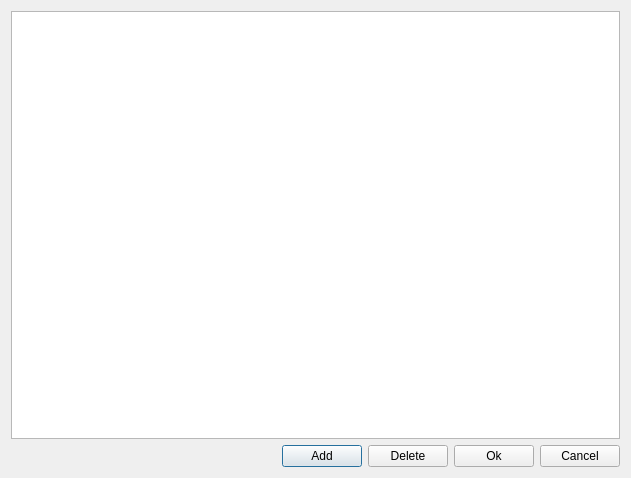
<?xml version="1.0" encoding="UTF-8"?>
<ui version="4.0">
 <class>CAddFilesDialog</class>
 <widget class="QDialog" name="CAddFilesDialog">
  <property name="geometry">
   <rect>
    <x>0</x>
    <y>0</y>
    <width>631</width>
    <height>478</height>
   </rect>
  </property>
  <property name="windowTitle">
   <string>Dialog</string>
  </property>
  <layout class="QVBoxLayout" name="verticalLayout">
   <item>
    <widget class="QTableView" name="tableView">
     <property name="selectionMode">
      <enum>QAbstractItemView::SingleSelection</enum>
     </property>
     <property name="selectionBehavior">
      <enum>QAbstractItemView::SelectRows</enum>
     </property>
    </widget>
   </item>
   <item>
    <layout class="QHBoxLayout" name="horizontalLayout">
     <item>
      <spacer name="horizontalSpacer">
       <property name="orientation">
        <enum>Qt::Horizontal</enum>
       </property>
       <property name="sizeHint" stdset="0">
        <size>
         <width>40</width>
         <height>20</height>
        </size>
       </property>
      </spacer>
     </item>
     <item>
      <widget class="QPushButton" name="addBtn">
       <property name="text">
        <string>Add</string>
       </property>
       <property name="icon">
        <iconset resource="qupod.qrc">
         <normaloff>:/icons/add</normaloff>:/icons/add</iconset>
       </property>
      </widget>
     </item>
     <item>
      <widget class="QPushButton" name="delBtn">
       <property name="text">
        <string>Delete</string>
       </property>
       <property name="icon">
        <iconset resource="qupod.qrc">
         <normaloff>:/icons/delete</normaloff>:/icons/delete</iconset>
       </property>
      </widget>
     </item>
     <item>
      <widget class="QPushButton" name="okBtn">
       <property name="text">
        <string>Ok</string>
       </property>
       <property name="icon">
        <iconset resource="qupod.qrc">
         <normaloff>:/icons/ok</normaloff>:/icons/ok</iconset>
       </property>
      </widget>
     </item>
     <item>
      <widget class="QPushButton" name="cancelBtn">
       <property name="text">
        <string>Cancel</string>
       </property>
       <property name="icon">
        <iconset resource="qupod.qrc">
         <normaloff>:/icons/cancel</normaloff>:/icons/cancel</iconset>
       </property>
      </widget>
     </item>
    </layout>
   </item>
  </layout>
  <action name="actionAdd_file">
   <property name="icon">
    <iconset resource="qupod.qrc">
     <normaloff>:/icons/insert_file</normaloff>:/icons/insert_file</iconset>
   </property>
   <property name="text">
    <string>Add file</string>
   </property>
  </action>
  <action name="actionAdd_directory">
   <property name="icon">
    <iconset resource="qupod.qrc">
     <normaloff>:/icons/insert_directory</normaloff>:/icons/insert_directory</iconset>
   </property>
   <property name="text">
    <string>Add directory</string>
   </property>
  </action>
 </widget>
 <resources>
  <include location="qupod.qrc"/>
 </resources>
 <connections/>
</ui>
